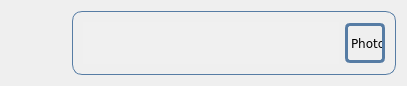
<?xml version="1.0" encoding="UTF-8"?>
<ui version="4.0">
 <class>UserTextMessage</class>
 <widget class="QWidget" name="UserTextMessage">
  <property name="geometry">
   <rect>
    <x>0</x>
    <y>0</y>
    <width>407</width>
    <height>86</height>
   </rect>
  </property>
  <property name="sizePolicy">
   <sizepolicy hsizetype="Expanding" vsizetype="Expanding">
    <horstretch>0</horstretch>
    <verstretch>0</verstretch>
   </sizepolicy>
  </property>
  <property name="minimumSize">
   <size>
    <width>407</width>
    <height>86</height>
   </size>
  </property>
  <property name="maximumSize">
   <size>
    <width>16777215</width>
    <height>16777215</height>
   </size>
  </property>
  <property name="font">
   <font>
    <family>Verdana</family>
   </font>
  </property>
  <property name="windowTitle">
   <string>UserTextMessage</string>
  </property>
  <property name="styleSheet">
   <string notr="true">QTextEdit#message							{  border: 0px solid  white; border-radius: 10px;}</string>
  </property>
  <layout class="QGridLayout" name="gridLayout">
   <item row="0" column="1">
    <widget class="QWidget" name="frame" native="true">
     <property name="sizePolicy">
      <sizepolicy hsizetype="Expanding" vsizetype="Expanding">
       <horstretch>0</horstretch>
       <verstretch>0</verstretch>
      </sizepolicy>
     </property>
     <property name="styleSheet">
      <string notr="true">QWidget#frame {
	border: 1px solid #567CA4;
	border-radius: 10px;
}</string>
     </property>
     <layout class="QHBoxLayout" name="horizontalLayout">
      <item>
       <widget class="QTextEdit" name="message">
        <property name="minimumSize">
         <size>
          <width>200</width>
          <height>40</height>
         </size>
        </property>
        <property name="maximumSize">
         <size>
          <width>16777215</width>
          <height>16777215</height>
         </size>
        </property>
        <property name="palette">
         <palette>
          <active>
           <colorrole role="Base">
            <brush brushstyle="SolidPattern">
             <color alpha="255">
              <red>240</red>
              <green>240</green>
              <blue>240</blue>
             </color>
            </brush>
           </colorrole>
          </active>
          <inactive>
           <colorrole role="Base">
            <brush brushstyle="SolidPattern">
             <color alpha="255">
              <red>240</red>
              <green>240</green>
              <blue>240</blue>
             </color>
            </brush>
           </colorrole>
          </inactive>
          <disabled>
           <colorrole role="Base">
            <brush brushstyle="SolidPattern">
             <color alpha="255">
              <red>240</red>
              <green>240</green>
              <blue>240</blue>
             </color>
            </brush>
           </colorrole>
          </disabled>
         </palette>
        </property>
        <property name="font">
         <font>
          <family>Verdana</family>
          <stylestrategy>PreferAntialias</stylestrategy>
         </font>
        </property>
        <property name="frameShape">
         <enum>QFrame::NoFrame</enum>
        </property>
        <property name="lineWidth">
         <number>1</number>
        </property>
        <property name="undoRedoEnabled">
         <bool>false</bool>
        </property>
        <property name="readOnly">
         <bool>true</bool>
        </property>
        <property name="html">
         <string>&lt;!DOCTYPE HTML PUBLIC &quot;-//W3C//DTD HTML 4.0//EN&quot; &quot;http://www.w3.org/TR/REC-html40/strict.dtd&quot;&gt;
&lt;html&gt;&lt;head&gt;&lt;meta name=&quot;qrichtext&quot; content=&quot;1&quot; /&gt;&lt;style type=&quot;text/css&quot;&gt;
p, li { white-space: pre-wrap; }
&lt;/style&gt;&lt;/head&gt;&lt;body style=&quot; font-family:'Verdana'; font-size:8.25pt; font-weight:400; font-style:normal;&quot;&gt;
&lt;p style=&quot;-qt-paragraph-type:empty; margin-top:0px; margin-bottom:0px; margin-left:0px; margin-right:0px; -qt-block-indent:0; text-indent:0px;&quot;&gt;&lt;br /&gt;&lt;/p&gt;&lt;/body&gt;&lt;/html&gt;</string>
        </property>
       </widget>
      </item>
      <item>
       <widget class="QLabel" name="photo">
        <property name="minimumSize">
         <size>
          <width>40</width>
          <height>40</height>
         </size>
        </property>
        <property name="maximumSize">
         <size>
          <width>40</width>
          <height>40</height>
         </size>
        </property>
        <property name="styleSheet">
         <string notr="true">QLabel {
	border: 3px solid #567CA4;
	border-radius: 5px;

}</string>
        </property>
        <property name="text">
         <string>Photo</string>
        </property>
       </widget>
      </item>
     </layout>
    </widget>
   </item>
   <item row="0" column="0">
    <spacer name="horizontalSpacer">
     <property name="orientation">
      <enum>Qt::Horizontal</enum>
     </property>
     <property name="sizeHint" stdset="0">
      <size>
       <width>30</width>
       <height>20</height>
      </size>
     </property>
    </spacer>
   </item>
  </layout>
 </widget>
 <layoutdefault spacing="6" margin="11"/>
 <resources/>
 <connections/>
</ui>
